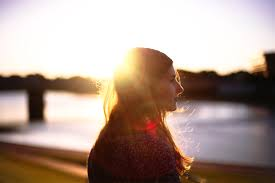
#> input picture images.png, 275 x 183 px
$ python -i fourier.py   (imports and definitions only)
#> lines starting #> are read from the running program, lines starting #| are printed output that depends on the picture
#> further down, picture is the input picture: shape (183, 275, 3); mean B, G, R 143.5, 154.6, 174.4
"""
DFT (Discrete Fourier Transform) based filters for uniform reflection/glare removal
"""

import numpy as np
import cv2


class DFTFilter:
    """
    Fourier transform-based filtering for removing uniform reflections and patterns
    Effective when reflection has a distinct frequency signature
    """

    @staticmethod
    def remove_uniform_reflection(image, filter_type='notch', **kwargs):
        """
        Remove uniform reflection using DFT filtering

        Args:
            image: Input image (RGB)
            filter_type: Type of filter ('notch', 'highpass', 'bandreject', 'adaptive')
            **kwargs: Additional parameters for specific filter types

        Returns:
            Filtered image with reflection removed
        """
        if filter_type == 'notch':
            return DFTFilter.notch_filter(image, **kwargs)
        elif filter_type == 'highpass':
            return DFTFilter.highpass_filter(image, **kwargs)
        elif filter_type == 'bandreject':
            return DFTFilter.bandreject_filter(image, **kwargs)
        elif filter_type == 'adaptive':
            return DFTFilter.adaptive_frequency_filter(image, **kwargs)
        else:
            return DFTFilter.notch_filter(image, **kwargs)

    @staticmethod
    def notch_filter(image, centers=None, radius=10, auto_detect=True):
        """
        Notch filter to remove specific frequencies (useful for uniform patterns)

        Args:
            image: Input image (RGB)
            centers: List of (u, v) frequency coordinates to notch, or None for auto-detect
            radius: Radius of notch filter
            auto_detect: Automatically detect bright spots in frequency domain

        Returns:
            Filtered image
        """
#> called with radius = 10, auto_detect = True
        result = np.zeros_like(image)

        for c in range(image.shape[2]):
            channel = image[:, :, c]

            # Compute DFT
            dft = cv2.dft(np.float32(channel), flags=cv2.DFT_COMPLEX_OUTPUT)
            dft_shift = np.fft.fftshift(dft)

            # Get magnitude spectrum
            magnitude = cv2.magnitude(dft_shift[:, :, 0], dft_shift[:, :, 1])

            # Create notch filter
            rows, cols = channel.shape
            crow, ccol = rows // 2, cols // 2

            # Auto-detect bright spots if requested
            if auto_detect and centers is None:
                centers = DFTFilter._detect_frequency_peaks(magnitude, crow, ccol, radius)

            # Create filter mask
            mask = np.ones((rows, cols, 2), dtype=np.float32)

            if centers is not None:
                for (u, v) in centers:
                    # Create notch at (u, v) and (-u, -v) for symmetry
                    y, x = np.ogrid[:rows, :cols]

                    # Notch at (u, v)
                    dist1 = np.sqrt((x - ccol - u)**2 + (y - crow - v)**2)
                    # Notch at symmetric position
                    dist2 = np.sqrt((x - ccol + u)**2 + (y - crow + v)**2)

                    # Gaussian notch
                    notch = np.exp(-((dist1**2) / (2 * radius**2)))
                    notch += np.exp(-((dist2**2) / (2 * radius**2)))
                    notch = 1 - np.clip(notch, 0, 1)

                    mask[:, :, 0] *= notch
                    mask[:, :, 1] *= notch

            # Apply filter
            filtered_dft = dft_shift * mask

            # Inverse DFT
            idft_shift = np.fft.ifftshift(filtered_dft)
            idft = cv2.idft(idft_shift)
            filtered = cv2.magnitude(idft[:, :, 0], idft[:, :, 1])

            # Normalize
            filtered = cv2.normalize(filtered, None, 0, 255, cv2.NORM_MINMAX)
            result[:, :, c] = filtered
#> this loop made 3 passes
#> centers on pass 1: [(0, -11), (0, 11), (-11, -1), (11, 1), (0, -22)]
#> pass 1, in notch_filter, `channel = image[:, :, c]`:
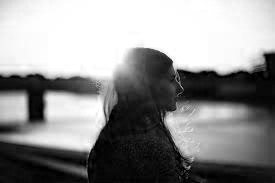
#> channel: shape (183, 275); min 0, max 255, mean 143.5
#> pass 1, in _detect_frequency_peaks, `magnitude_log = np.log(magnitude + 1)`:
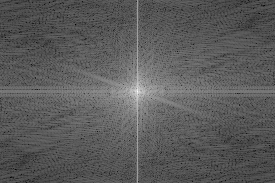
#> magnitude_log: shape (183, 275) float32; min 1.82, max 15.79, mean 6.82; drawn with min black and max white
#> pass 1, in _detect_frequency_peaks, `temp = masked.copy()`:
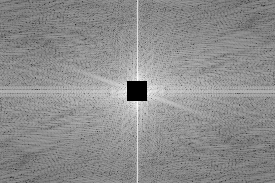
#> temp: shape (183, 275) float32; min 0, max 12.11, mean 6.73; drawn with min black and max white
#> after the loop:
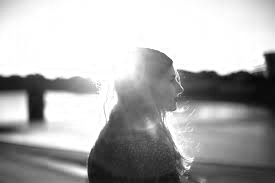
#> channel: shape (183, 275); min 2, max 255, mean 174.4
#> after the loop:
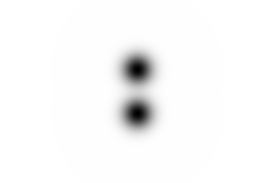
#> notch: shape (183, 275) float64; min 0, max 1, mean 0.975
#> after the loop:
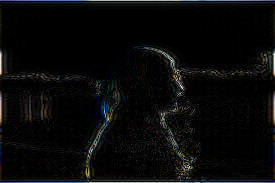
#> result: shape (183, 275, 3); mean B, G, R 10, 9.5, 9.4

        return result.astype(np.uint8)

    # [160 lines left out: functions highpass_filter, bandreject_filter, adaptive_frequency_filter, not called in this run]

    @staticmethod
    def _detect_frequency_peaks(magnitude, crow, ccol, min_dist=20, n_peaks=5):
        """
        Detect bright peaks in frequency domain (excluding DC component)

        Args:
            magnitude: Magnitude spectrum
            crow, ccol: Center coordinates
            min_dist: Minimum distance from center to consider
            n_peaks: Number of peaks to detect

        Returns:
            List of (u, v) frequency coordinates
        """
        # Log scale
        magnitude_log = np.log(magnitude + 1)

        # Mask out DC component and nearby region
        masked = magnitude_log.copy()
        masked[crow-min_dist:crow+min_dist, ccol-min_dist:ccol+min_dist] = 0

        # Find peaks
        peaks = []
        temp = masked.copy()

        for _ in range(n_peaks):
            max_idx = np.unravel_index(np.argmax(temp), temp.shape)
            if temp[max_idx] > 0:
                u = max_idx[1] - ccol
                v = max_idx[0] - crow
                peaks.append((u, v))

                # Suppress nearby region
                y, x = max_idx
                temp[max(0, y-10):min(temp.shape[0], y+10),
                     max(0, x-10):min(temp.shape[1], x+10)] = 0

        return peaks if len(peaks) > 0 else None

    # [82 lines left out: functions visualize_frequency_spectrum, homomorphic_filter, not called in this run]

>>> import cv2
>>> picture = cv2.imread('../../images.png')
>>> result = DFTFilter().remove_uniform_reflection(picture)
